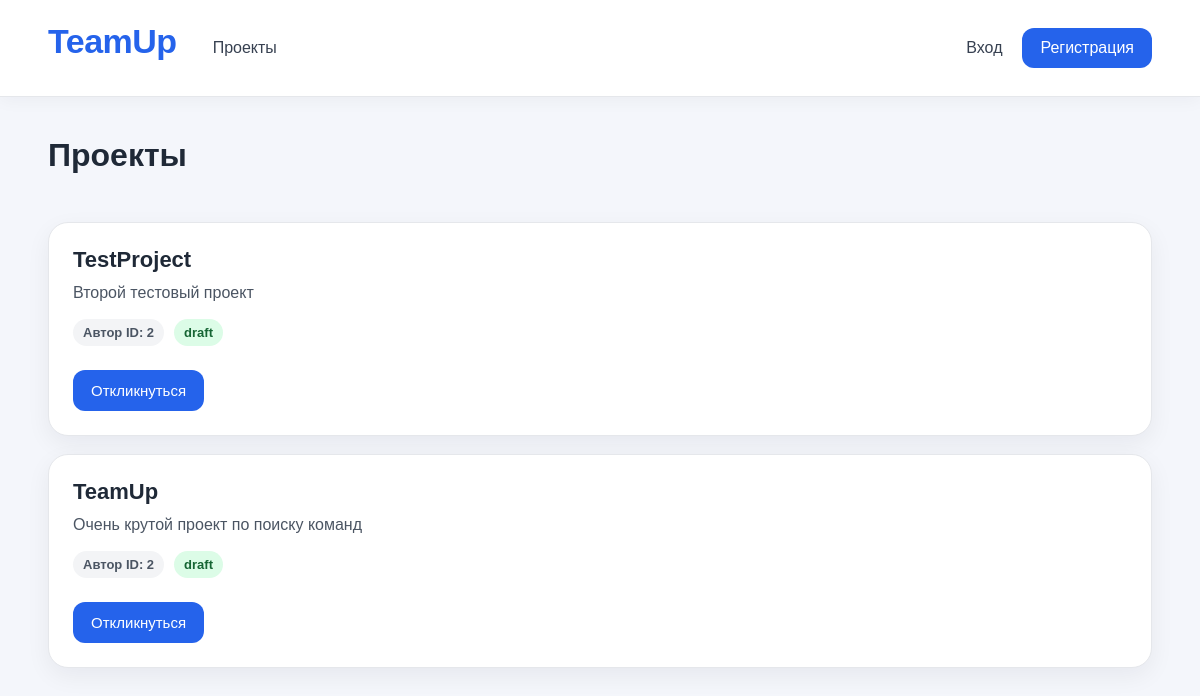
The app's page /projects with its own data.
### app/models/project.py (models this page shows)
class Project(Base):
    __tablename__ = "projects"
    id: Mapped[int] = mapped_column(primary_key=True)
    title: Mapped[str] = mapped_column(String(255), nullable=False)
    description: Mapped[str] = mapped_column(String(1000), nullable=False)
    status: Mapped[str] = mapped_column(String(50), default="draft", nullable=False)
    owner_id: Mapped[int] = mapped_column(ForeignKey("users.id"), nullable=False)
    owner = relationship("User", back_populates="projects")
    applications = relationship("Application", back_populates="project")

### app/api/projects.py (the view)
@router.get("/projects")
async def projects_list(
    request: Request,
    session: AsyncSession = Depends(get_session),
):
    project_repository = ProjectRepository(session)
    project_service = ProjectService(project_repository)
    projects = await project_service.get_all_projects()
    user_id = request.session.get("user_id")
    user_name = request.session.get("user_name")
    user_email = request.session.get("user_email")
    user_role = request.session.get("user_role")
    message = request.query_params.get("message")
    applied_project_ids = set()
    if user_id:
        application_repository = ApplicationRepository(session)
        application_service = ApplicationService(application_repository)
        applied_project_ids = (
            await application_service.get_user_project_ids_with_applications(user_id)
        )
    return templates.TemplateResponse(
        request=request,
        name="projects.html",
        context={
            "projects": projects,
            "user_id": user_id,
            "user_name": user_name,
            "user_email": user_email,
            "user_role": user_role,
            "applied_project_ids": applied_project_ids,
            "message": message,
        },
    )

### templates/projects.html (shortened to what this page needs)
{% extends "base.html" %}
{% block content %}
<div class="page-header">
    <h1 class="page-title">Проекты</h1>
</div>
{% if projects %}
    <div class="projects-grid">
        {% for project in projects %}
            <div class="card project-card">
                <div>
                    <h3>{{ project.title }}</h3>
                    <p>{{ project.description }}</p>
                </div>
                <div class="meta">
                    <span class="badge badge-muted">
                        Автор ID: {{ project.owner_id }}
                    </span>
                    <span class="badge badge-success">
                        {{ project.status}}
                    </span>
                </div>
                <div class="actions">
                    {% if user_id == project.owner_id %}
                        <span class="badge">Ваш проект</span>
                    {% elif project.id in applied_project_ids %}
                        <span class="badge badge-warning">
                            Вы уже откликнулись
                        </span>
                    {% else %}
                        <form action="/projects/{{ project.id }}/apply" method="post">
                            <button class="button" type="submit">
                                Откликнуться
                            </button>
                        </form>
                    {% endif %}
                </div>
            </div>
        {% endfor %}
    </div>
{% else %}
    <div class="empty">
        Пока нет проектов.
    </div>
{% endif %}
{% endblock %}

### static/css/style.css (style rules this page uses)
* { box-sizing: border-box; }
body { font-family: Arial, sans-serif; background: #f4f6fb; margin: 0; color: #1f2937 }
.button { display: inline-block; border: none; cursor: pointer; background: #2563eb; color: white; padding: 12px 18px; border-radius: 12px; font-size: 15px; }
.card { background: white; border: 1px solid #e5e7eb; border-radius: 20px; padding: 24px; box-shadow: 0 8px 24px rgba(15, 23, 42, 0.06); }
.card + .card { margin-top: 18px; }
.page-title { margin: 0 0 24px; font-size: 32px; }
.page-header { display: flex; align-items: center; justify-content: space-between; gap: 20px; margin-bottom: 24px; }
.project-card { display: flex; flex-direction: column; gap: 14px; }
.project-card h3 { margin: 0 0 8px; font-size: 22px; }
.project-card p { margin: 0; line-height: 1.5; color: #4b5563; }
.meta { display: flex; flex-wrap: wrap; gap: 10px; font-size: 14px; }
.badge { display: inline-block; background: #eef2ff; color: #3730a3; border-radius: 999px; padding: 6px 10px; font-size: 13px; font-weight: 600; }
.badge-success { background: #dcfce7; color: #166534; }
.badge-muted { background: #f3f4f6; color: #4b5563; }
.actions { display: flex; flex-wrap: wrap; gap: 10px; margin-top: 10px; }

### records on screen
Project: title "TestProject", description "Второй тестовый проект", owner_id "2", status "draft"
Project: title "TeamUp", description "Очень крутой проект по поиску команд", owner_id "2", status "draft"
